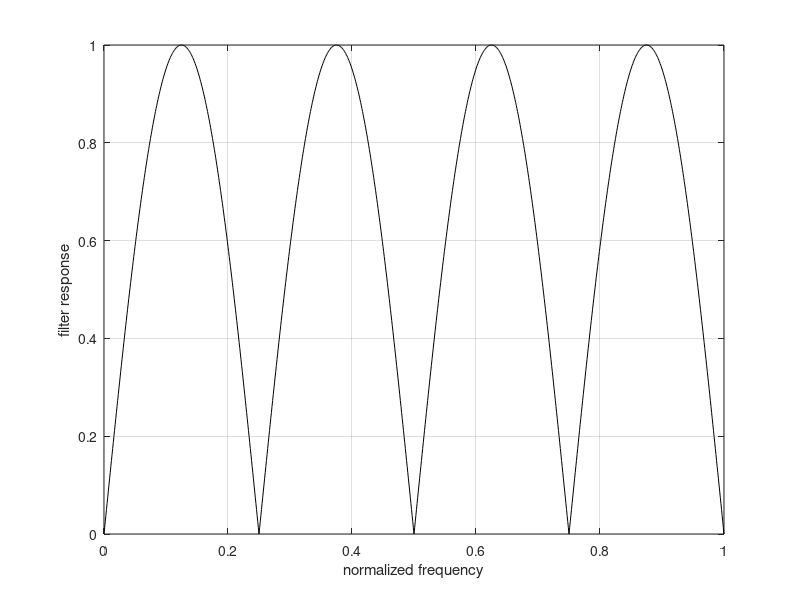

Write MATLAB code to recreate this figure.
fofr=0:0.001:1;
f1=4.*fofr;
f2=5.*fofr;
arg1=pi.*f1;
arg2=pi.*f2;
resp1=abs(sin(arg1));
%resp1=resp11.*resp11;
%resp22=(sin(arg2).*sin(arg2));
resp2=abs(sin(arg2));
resp=resp1+resp2;
max1=max(resp);
resp=resp./max1;
plot(fofr,resp1,'k');
grid
xlabel('normalized frequency')
ylabel('filter response')